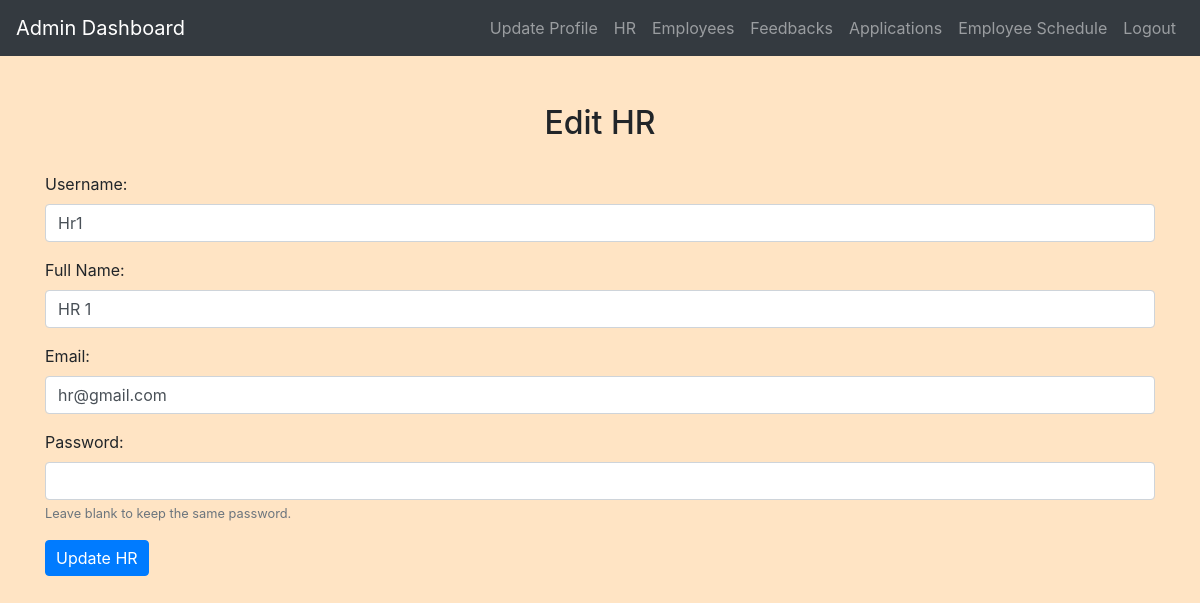
Screenshot of /admin/edit_hr.php?hr_id=1 (signed in) with the database file from the repository.
### tables this page shows
CREATE TABLE `hr` (
  `hr_id` int(11) NOT NULL,
  `username` varchar(50) DEFAULT NULL,
  `full_name` varchar(100) NOT NULL,
  `email` varchar(100) DEFAULT NULL,
  `password` varchar(255) NOT NULL
);

### admin/edit_hr.php (the view, shortened to what this page needs)
<?php
include('config.php');
$hr_id = $_GET["hr_id"];
$sql = "SELECT * FROM hr WHERE hr_id = $hr_id";
$result = mysqli_query($conn, $sql);
$row = mysqli_fetch_assoc($result);
?>
<!DOCTYPE html>
<html>
<head>
    <link rel="stylesheet" href="https://maxcdn.bootstrapcdn.com/bootstrap/4.5.2/css/bootstrap.min.css">
    <link rel="stylesheet" href="../css/style.css">
</head>
<body>
<?php
include('admin_navbar.php');
?>
<div class="container mt-5">
    <h2>Edit HR</h2>
    <form method="post" action="<?php echo htmlspecialchars($_SERVER["PHP_SELF"]) . '?hr_id=' . $hr_id; ?>">
        <div class="form-group">
            <label for="username">Username:</label>
            <input type="text" class="form-control" id="username" name="username" value="<?php echo $row["username"]; ?>" required>
        </div>
        <div class="form-group">
            <label for="full_name">Full Name:</label>
            <input type="text" class="form-control" id="full_name" name="full_name" value="<?php echo $row["full_name"]; ?>" required>
        </div>
        <div class="form-group">
            <label for="email">Email:</label>
            <input type="email" class="form-control" id="email" name="email" value="<?php echo $row["email"]; ?>" required>
        </div>
        <div class="form-group">
            <label for="password">Password:</label>
            <input type="password" class="form-control" id="password" name="password">
            <small id="passwordHelp" class="form-text text-muted">Leave blank to keep the same password.</small>
        </div>
        <button type="submit" class="btn btn-primary">Update HR</button>
    </form>
</div>
</body>
</html>

### css/style.css (style rules this page uses)
body { background-color: bisque; }
h1, h2, h3, h4 { text-align: center; margin-top: 30px; margin-bottom: 30px; }
.btn-primary { padding: 5px 10px; }

### rows the page displays
hr: username "Hr1", full_name "HR 1", email "hr@gmail.com"
